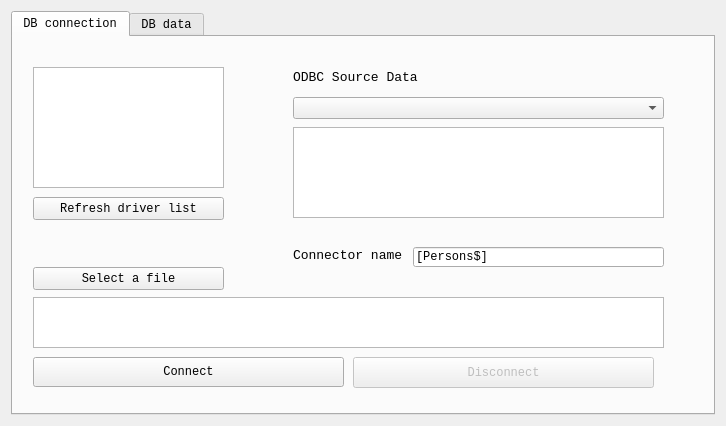
<?xml version="1.0" encoding="UTF-8"?>
<ui version="4.0">
 <class>MainWindow</class>
 <widget class="QMainWindow" name="MainWindow">
  <property name="geometry">
   <rect>
    <x>0</x>
    <y>0</y>
    <width>726</width>
    <height>426</height>
   </rect>
  </property>
  <property name="minimumSize">
   <size>
    <width>726</width>
    <height>402</height>
   </size>
  </property>
  <property name="maximumSize">
   <size>
    <width>1366</width>
    <height>768</height>
   </size>
  </property>
  <property name="font">
   <font>
    <family>Consolas</family>
   </font>
  </property>
  <property name="windowTitle">
   <string>MainWindow</string>
  </property>
  <widget class="QWidget" name="centralWidget">
   <property name="sizePolicy">
    <sizepolicy hsizetype="Expanding" vsizetype="Expanding">
     <horstretch>0</horstretch>
     <verstretch>0</verstretch>
    </sizepolicy>
   </property>
   <property name="minimumSize">
    <size>
     <width>726</width>
     <height>383</height>
    </size>
   </property>
   <layout class="QGridLayout" name="gridLayout">
    <item row="0" column="0">
     <layout class="QGridLayout" name="glMainWindow">
      <item row="0" column="1">
       <widget class="QTabWidget" name="twMainWindow">
        <property name="layoutDirection">
         <enum>Qt::LeftToRight</enum>
        </property>
        <property name="currentIndex">
         <number>0</number>
        </property>
        <widget class="QWidget" name="tabDBConnection">
         <attribute name="title">
          <string>DB connection</string>
         </attribute>
         <widget class="QListWidget" name="lwDrivers">
          <property name="geometry">
           <rect>
            <x>20</x>
            <y>30</y>
            <width>191</width>
            <height>121</height>
           </rect>
          </property>
          <property name="font">
           <font>
            <family>Consolas</family>
           </font>
          </property>
         </widget>
         <widget class="QPushButton" name="pbRefreshDriverList">
          <property name="geometry">
           <rect>
            <x>20</x>
            <y>160</y>
            <width>191</width>
            <height>23</height>
           </rect>
          </property>
          <property name="text">
           <string>Refresh driver list</string>
          </property>
         </widget>
         <widget class="QComboBox" name="cbODBCSourceData">
          <property name="geometry">
           <rect>
            <x>280</x>
            <y>60</y>
            <width>371</width>
            <height>22</height>
           </rect>
          </property>
         </widget>
         <widget class="QLabel" name="lODBCSourceData">
          <property name="geometry">
           <rect>
            <x>280</x>
            <y>30</y>
            <width>201</width>
            <height>21</height>
           </rect>
          </property>
          <property name="font">
           <font>
            <pointsize>10</pointsize>
           </font>
          </property>
          <property name="text">
           <string>ODBC Source Data</string>
          </property>
         </widget>
         <widget class="QTextEdit" name="teODBCSourceData">
          <property name="geometry">
           <rect>
            <x>280</x>
            <y>90</y>
            <width>371</width>
            <height>91</height>
           </rect>
          </property>
          <property name="readOnly">
           <bool>true</bool>
          </property>
         </widget>
         <widget class="QPushButton" name="pbSelectAFile">
          <property name="geometry">
           <rect>
            <x>20</x>
            <y>230</y>
            <width>191</width>
            <height>23</height>
           </rect>
          </property>
          <property name="text">
           <string>Select a file</string>
          </property>
         </widget>
         <widget class="QTextEdit" name="teSelectAFile">
          <property name="geometry">
           <rect>
            <x>20</x>
            <y>260</y>
            <width>631</width>
            <height>51</height>
           </rect>
          </property>
          <property name="readOnly">
           <bool>true</bool>
          </property>
         </widget>
         <widget class="QLabel" name="lConnectorName">
          <property name="geometry">
           <rect>
            <x>280</x>
            <y>210</y>
            <width>121</width>
            <height>16</height>
           </rect>
          </property>
          <property name="font">
           <font>
            <pointsize>10</pointsize>
           </font>
          </property>
          <property name="text">
           <string>Connector name</string>
          </property>
         </widget>
         <widget class="QLineEdit" name="leConnectorName">
          <property name="geometry">
           <rect>
            <x>400</x>
            <y>210</y>
            <width>251</width>
            <height>20</height>
           </rect>
          </property>
          <property name="text">
           <string>[Persons$]</string>
          </property>
         </widget>
         <widget class="QPushButton" name="pbConnect">
          <property name="geometry">
           <rect>
            <x>20</x>
            <y>320</y>
            <width>311</width>
            <height>30</height>
           </rect>
          </property>
          <property name="text">
           <string>Connect</string>
          </property>
         </widget>
         <widget class="QPushButton" name="pbDisconnect">
          <property name="enabled">
           <bool>false</bool>
          </property>
          <property name="geometry">
           <rect>
            <x>340</x>
            <y>320</y>
            <width>301</width>
            <height>31</height>
           </rect>
          </property>
          <property name="text">
           <string>Disconnect</string>
          </property>
         </widget>
        </widget>
        <widget class="QWidget" name="tabDBData">
         <attribute name="title">
          <string>DB data</string>
         </attribute>
        </widget>
       </widget>
      </item>
     </layout>
    </item>
   </layout>
  </widget>
  <widget class="QMenuBar" name="menuBar">
   <property name="geometry">
    <rect>
     <x>0</x>
     <y>0</y>
     <width>726</width>
     <height>19</height>
    </rect>
   </property>
  </widget>
 </widget>
 <layoutdefault spacing="6" margin="11"/>
 <resources/>
 <connections/>
</ui>
